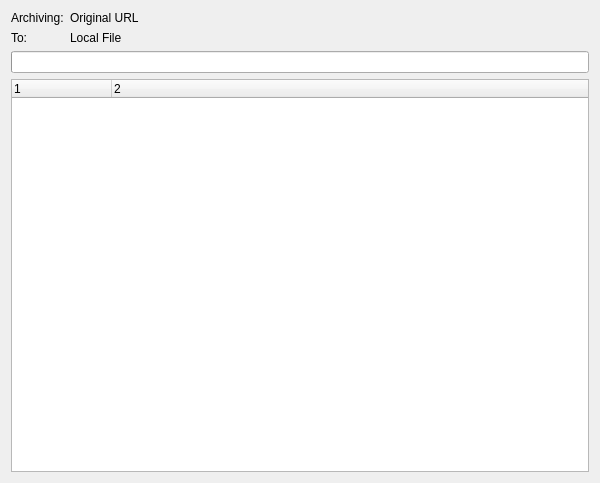
<ui version="4.0" >
 <class>ArchiveViewBase</class>
 <widget class="QWidget" name="ArchiveViewBase" >
  <property name="geometry" >
   <rect>
    <x>0</x>
    <y>0</y>
    <width>600</width>
    <height>483</height>
   </rect>
  </property>
  <property name="windowTitle" >
   <string>Web Archiver</string>
  </property>
  <layout class="QVBoxLayout" >
   <item>
    <layout class="QGridLayout" >
     <property name="leftMargin" >
      <number>0</number>
     </property>
     <property name="topMargin" >
      <number>0</number>
     </property>
     <property name="rightMargin" >
      <number>0</number>
     </property>
     <property name="bottomMargin" >
      <number>0</number>
     </property>
     <item row="1" column="1" >
      <widget class="QLabel" name="targetLabel" >
       <property name="sizePolicy" >
        <sizepolicy vsizetype="Minimum" hsizetype="Expanding" >
         <horstretch>0</horstretch>
         <verstretch>0</verstretch>
        </sizepolicy>
       </property>
       <property name="text" >
        <string>Local File</string>
       </property>
       <property name="wordWrap" >
        <bool>false</bool>
       </property>
       <property name="openExternalLinks" >
        <bool>true</bool>
       </property>
       <property name="textInteractionFlags" >
        <set>Qt::LinksAccessibleByMouse</set>
       </property>
      </widget>
     </item>
     <item row="1" column="0" >
      <widget class="QLabel" name="textLabel1_2" >
       <property name="text" >
        <string>To:</string>
       </property>
       <property name="wordWrap" >
        <bool>false</bool>
       </property>
      </widget>
     </item>
     <item row="0" column="0" >
      <widget class="QLabel" name="textLabel1" >
       <property name="text" >
        <string>Archiving:</string>
       </property>
       <property name="wordWrap" >
        <bool>false</bool>
       </property>
      </widget>
     </item>
     <item row="0" column="1" >
      <widget class="QLabel" name="urlLabel" >
       <property name="sizePolicy" >
        <sizepolicy vsizetype="Minimum" hsizetype="Expanding" >
         <horstretch>0</horstretch>
         <verstretch>0</verstretch>
        </sizepolicy>
       </property>
       <property name="text" >
        <string>Original URL</string>
       </property>
       <property name="wordWrap" >
        <bool>false</bool>
       </property>
       <property name="openExternalLinks" >
        <bool>true</bool>
       </property>
       <property name="textInteractionFlags" >
        <set>Qt::LinksAccessibleByMouse</set>
       </property>
      </widget>
     </item>
    </layout>
   </item>
   <item>
    <widget class="QProgressBar" name="progressBar" />
   </item>
   <item>
    <widget class="QTreeWidget" name="progressView" >
     <property name="rootIsDecorated" >
      <bool>false</bool>
     </property>
     <property name="columnCount" >
      <number>2</number>
     </property>
     <column>
      <property name="text" >
       <string>1</string>
      </property>
     </column>
     <column>
      <property name="text" >
       <string>2</string>
      </property>
     </column>
    </widget>
   </item>
  </layout>
 </widget>
 <layoutdefault spacing="6" margin="11" />
 <resources/>
 <connections/>
</ui>
